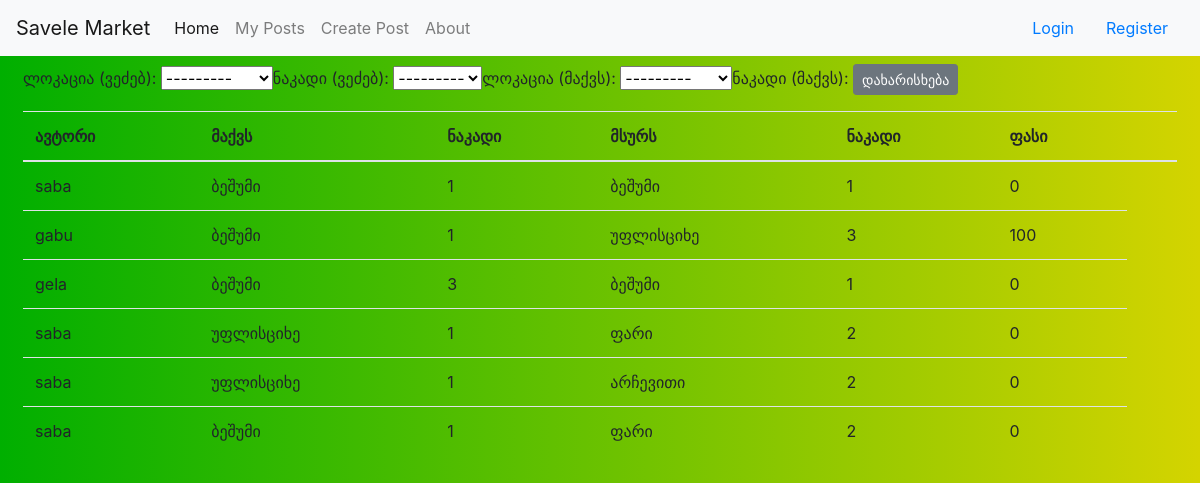
/, run on an earlier commit of the app's database.
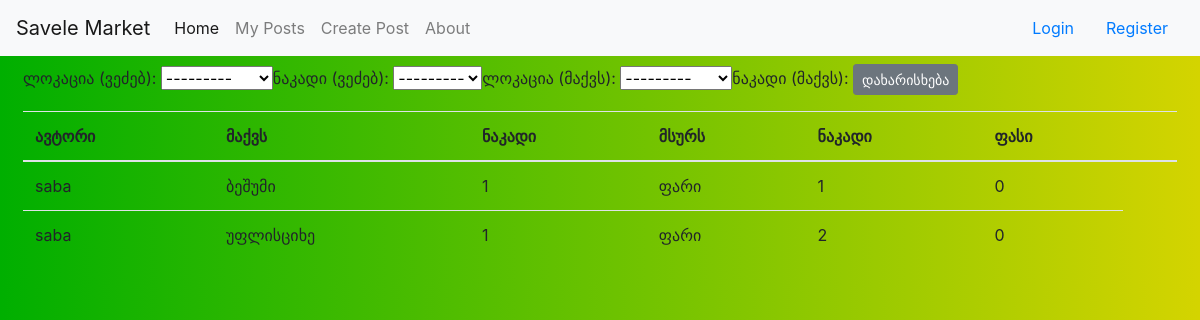
And on a later commit of the database.
### trade_market/models.py (models this page shows)
class Post(models.Model):
    author = models.ForeignKey(User, on_delete=CASCADE, null=True)
    have = CharField(max_length=50, choices=locations, null=True)
    nakad_has = CharField(max_length=50, choices=thread, null=True)
    wants = CharField(max_length=50, choices=locations, null=True)
    nakad_wants = CharField(max_length=50, choices=thread, null=True)
    price = IntegerField(default=0)
    status = CharField(max_length=50, choices=statuses, default='აქტიური')

### trade_market/views.py (the view)
# urls.py: 2. Add a URL to urlpatterns:  path('', views.home, name='home')
def home(request):
    if request.user.is_authenticated:
        cur_user = request.user
        posts = Post.objects.filter(status='აქტიური').exclude(author=cur_user)
        filter = PostFilter(request.GET, queryset=posts)
        posts = filter.qs
    else:
        posts = Post.objects.filter(status='აქტიური')
        filter = PostFilter(request.GET, queryset=posts)
        posts = filter.qs
    context = {'posts': posts, 'filter': filter}
    return render(request, 'trade_market/home.html', context)

### trade_market/templates/trade_market/home.html (shortened to what this page needs)
{% extends 'trade_market/base.html' %}
{% block top_center %}
    <div class="d-flex flex-column w-100">
        <div class = "p-2">
            <form method="GET">
                <table>
                    <tr>
                        {{filter.form.have}}
                        {{filter.form.nakad_has}}
                        {{filter.form.wants}}
                        <button type="submit" class="btn btn-secondary btn-sm">დახარისხება</button>
                    </tr>
                </table>
            </form>
        </div>
    </div>
{% endblock top_center %}
{% block content_left %}
    <br><br>
    <div class="d-flex flex-column w-100">
        <div class="p-2">
            <div class="table-responsive">
                <table class="table table-hover">
                    <thead>
                        <tr>
                            <th scope="col">ავტორი</th>
                            <th scope="col">მაქვს</th>
                            <th scope="col">ნაკადი</th>
                            <th scope="col">მსურს</th>
                            <th scope="col">ნაკადი</th>
                            <th scope="col">ფასი</th>
                            <th scope="col"></th>
                        </tr>
                    </thead>
                    <tbody>
                        {% for i in posts %}
                        <tr>
                            <td>{{i.author}}</td>
                            <td>{{i.have}}</td>
                            <td>{{i.nakad_has}}</td>
                            <td>{{i.wants}}</td>
                            <td>{{i.nakad_wants}}</td>
                            <td>{{i.price}}</td>
                        </tr>
                        {% endfor %}
                    </tbody>
                </table>
            </div>
        </div>
    </div>
{% endblock content_left %}

### trade_market/templates/trade_market/base.html (shortened to what this page needs)
<!DOCTYPE html>
<html lang="en">
<head>
    <link rel="stylesheet" href="https://maxcdn.bootstrapcdn.com/bootstrap/4.0.0/css/bootstrap.min.css"
>
</head>
<body>
    {% include 'trade_market/navbar.html' %}
    <div class="container-fluid">
        <div class="d-flex justify-content-center">
            {% block top_center %}
            {% endblock %}
        </div>
        <div class="d-flex justify-content-start">
                {% block content_left %}
                {% endblock %}
        </div>
    </div>
</body>
</html>

### trade_market/templates/trade_market/navbar.html (shortened to what this page needs)
<nav class="navbar navbar-expand-lg navbar-light bg-light">
    <a class="navbar-brand" href="#">Savele Market</a>
    <div class="collapse navbar-collapse" id="navbarText">
        <ul class="navbar-nav mr-auto">
            <li class="nav-item active">
                <a class="nav-link" href="{% url 'home' %}">Home <span class="sr-only">(current)</span></a>
            </li>
            <li class="nav-item">
                <a class="nav-link" href="{% url 'my_posts' %}">My Posts</a>
            </li>
            <li class = "nav-item">
                <a class = "nav-link" href="{% url 'create_post' %}">Create Post</a>
            </li>
            <li class="nav-item">
                <a class="nav-link" href="{% url 'about' %}">About</a>
            </li>
        </ul>
        {% if user.is_authenticated %}
            <a href="{% url 'setup_profile' %}">{{user.username}}</a>
            <a class="nav-link" href="{% url 'logout' %}">Logout</a>
        {% else %}
            <a class = "nav-link" href="{% url 'login' %}">Login</a>
            <a class="nav-link" href="{% url 'register' %}">Register</a>
        {% endif %}
    </div>
</nav>

### trade_market/templates/trade_market/base.html (style rules this page uses)
body { background: linear-gradient(to right, rgb(0, 175, 0) , rgb(212, 212, 0)); }

What changed in the data, as far as the page shows it:
removed Post: author "saba", have "ბეშუმი", nakad_has "1", wants "ბეშუმი", nakad_wants "1", price "0"
removed Post: author "gabu", have "ბეშუმი", nakad_has "1", wants "უფლისციხე", nakad_wants "3", price "100"
removed Post: author "gela", have "ბეშუმი", nakad_has "3", wants "ბეშუმი", nakad_wants "1", price "0"
removed Post: author "saba", have "უფლისციხე", nakad_has "1", wants "არჩევითი", nakad_wants "2", price "0"
removed Post: author "saba", have "ბეშუმი", nakad_has "1", wants "ფარი", nakad_wants "2", price "0"
added Post: author "saba", have "ბეშუმი", nakad_has "1", wants "ფარი", nakad_wants "1", price "0"
